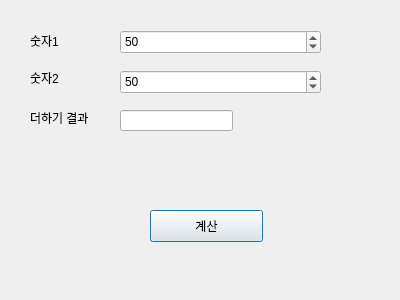
<?xml version="1.0" encoding="UTF-8"?>
<ui version="4.0">
 <class>Dialog</class>
 <widget class="QDialog" name="Dialog">
  <property name="geometry">
   <rect>
    <x>0</x>
    <y>0</y>
    <width>400</width>
    <height>300</height>
   </rect>
  </property>
  <property name="windowTitle">
   <string>Dialog</string>
  </property>
  <widget class="QPushButton" name="pushButton">
   <property name="geometry">
    <rect>
     <x>150</x>
     <y>210</y>
     <width>113</width>
     <height>32</height>
    </rect>
   </property>
   <property name="text">
    <string>계산</string>
   </property>
  </widget>
  <widget class="QSpinBox" name="spinBox">
   <property name="geometry">
    <rect>
     <x>120</x>
     <y>30</y>
     <width>201</width>
     <height>24</height>
    </rect>
   </property>
   <property name="value">
    <number>50</number>
   </property>
  </widget>
  <widget class="QLabel" name="label">
   <property name="geometry">
    <rect>
     <x>30</x>
     <y>30</y>
     <width>60</width>
     <height>21</height>
    </rect>
   </property>
   <property name="text">
    <string>숫자1</string>
   </property>
  </widget>
  <widget class="QLabel" name="label_2">
   <property name="geometry">
    <rect>
     <x>30</x>
     <y>70</y>
     <width>60</width>
     <height>16</height>
    </rect>
   </property>
   <property name="text">
    <string>숫자2</string>
   </property>
  </widget>
  <widget class="QSpinBox" name="spinBox_2">
   <property name="geometry">
    <rect>
     <x>120</x>
     <y>70</y>
     <width>201</width>
     <height>24</height>
    </rect>
   </property>
   <property name="value">
    <number>50</number>
   </property>
  </widget>
  <widget class="QLabel" name="label_3">
   <property name="geometry">
    <rect>
     <x>30</x>
     <y>110</y>
     <width>71</width>
     <height>16</height>
    </rect>
   </property>
   <property name="text">
    <string>더하기 결과</string>
   </property>
  </widget>
  <widget class="QLineEdit" name="lineEdit">
   <property name="geometry">
    <rect>
     <x>120</x>
     <y>110</y>
     <width>113</width>
     <height>21</height>
    </rect>
   </property>
  </widget>
 </widget>
 <resources/>
 <connections/>
</ui>
